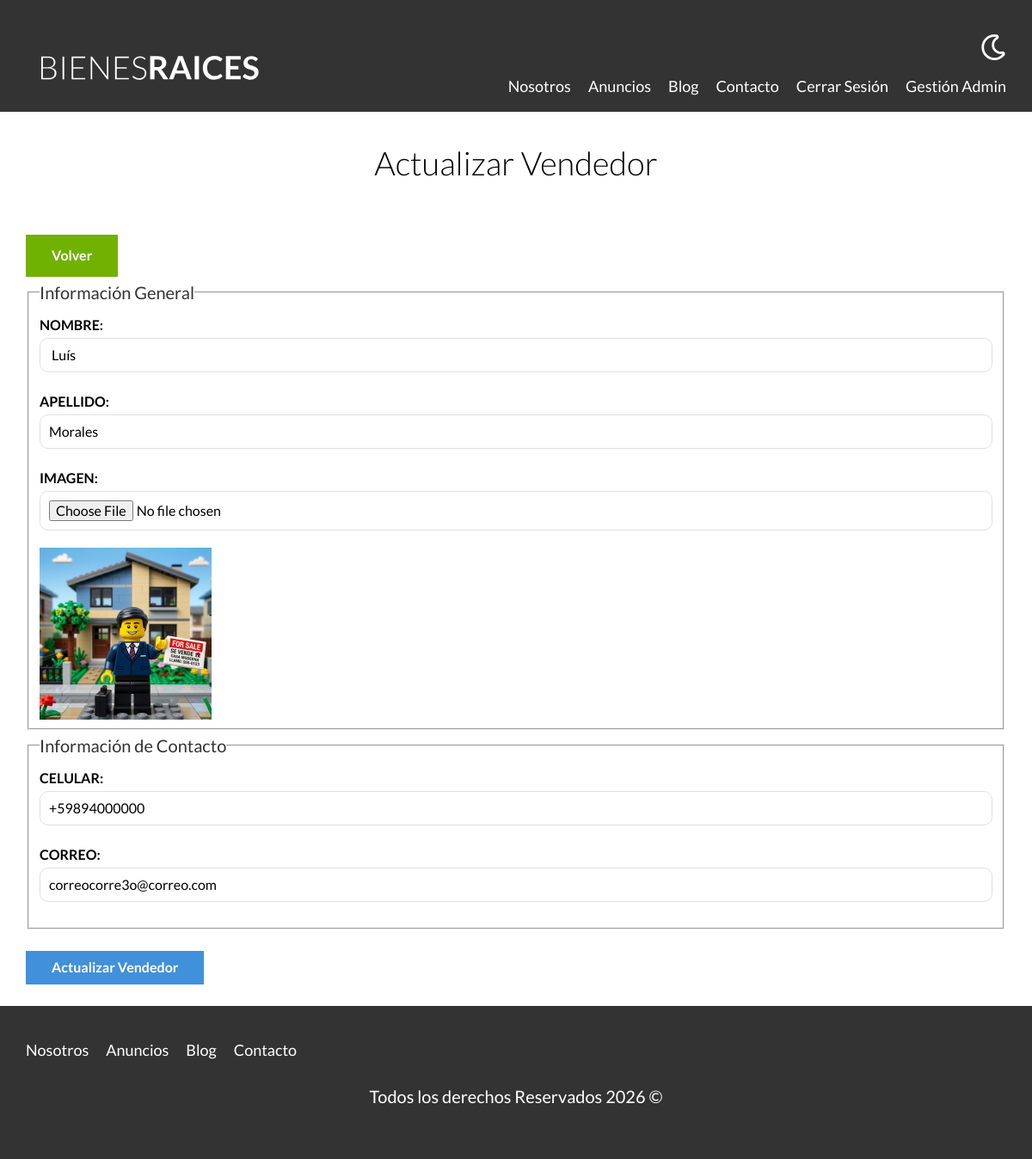
/vendedores/actualizar?id=9 (signed in), run on the app's committed database.
### tables this page shows
CREATE TABLE `vendedores` (
  `id` int NOT NULL AUTO_INCREMENT,
  `nombre` varchar(45) DEFAULT NULL,
  `apellido` varchar(45) DEFAULT NULL,
  `celular` varchar(20) DEFAULT NULL,
  `email` varchar(320) DEFAULT NULL,
  `imagen` varchar(200) DEFAULT NULL,
  `creado` date DEFAULT NULL,
  PRIMARY KEY (`id`)
);

### controllers/VendedorController.php (called while the page is built, shortened)
<?php
class VendedorController {
    public static function actualizar(Router $router) {
        $id = validarORedireccionar('/admin');
        $vendedor = Vendedor::find($id);
        $errores = Vendedor::getErrores();
        $router->render('/vendedores/actualizar', [
            'vendedor' => $vendedor,
            'errores' => $errores
        ]);
    }
}

### public/index.php (called while the page is built, shortened)
<?php
$router = new Router();
$router->get('/admin', [PropiedadController::class, 'index'] );
$router->get('/propiedades/crear', [PropiedadController::class, 'crear']);
$router->post('/propiedades/crear', [PropiedadController::class, 'crear']);
$router->get('/propiedades/actualizar', [PropiedadController::class, 'actualizar']);
$router->post('/propiedades/actualizar', [PropiedadController::class, 'actualizar']);
$router->post('/propiedades/eliminar', [PropiedadController::class, 'eliminar']);
$router->get('/vendedores/crear', [VendedorController::class, 'crear']);
$router->post('/vendedores/crear', [VendedorController::class, 'crear']);
$router->get('/vendedores/actualizar', [VendedorController::class, 'actualizar']);
$router->post('/vendedores/actualizar', [VendedorController::class, 'actualizar']);
$router->post('/vendedores/eliminar', [VendedorController::class, 'eliminar']);
$router->get('/blog/crear', [EntradaController::class, 'crear']);
$router->post('/blog/crear', [EntradaController::class, 'crear']);
$router->get('/blog/actualizar', [EntradaController::class, 'actualizar']);
$router->post('/blog/actualizar', [EntradaController::class, 'actualizar']);
$router->post('/blog/eliminar', [EntradaController::class, 'eliminar']);
$router->get('/', [PaginasController::class, 'index']);
$router->get('/nosotros', [PaginasController::class, 'nosotros']);
$router->get('/propiedades', [PaginasController::class, 'propiedades']);
$router->get('/propiedad', [PaginasController::class, 'propiedad']);
$router->get('/blog', [PaginasController::class, 'blog']);
$router->get('/entrada', [PaginasController::class, 'entrada']);
$router->get('/contacto', [PaginasController::class, 'contacto']);
$router->post('/contacto', [PaginasController::class, 'contacto']);
$router->get('/login', [LoginController::class, 'login']);
$router->post('/login', [LoginController::class, 'login']);
$router->get('/logout', [LoginController::class, 'logout']);
$router->comprobarRutas();

### includes/funciones.php (called while the page is built, shortened)
<?php
function s($html) : string {
    $s = htmlspecialchars($html);
    return $s;
}
function validarORedireccionar(string $url) {
    $id = $_GET['id'];
    $id = filter_var($id, FILTER_VALIDATE_INT);
    return $id;
}

### models/ActiveRecord.php (called while the page is built, shortened)
<?php
class ActiveRecord {
    protected static $db;
    protected static $tabla = '';
    public static function setDB($database) {
        self::$db = $database;
    }
    public static function find($id) {
        $query = "SELECT * FROM " . static::$tabla . " WHERE id = $id";
        $resultado = self::consultarSQL($query);
        return array_shift($resultado);
    }
    public static function consultarSQL($query) {
        $resultado = self::$db->query($query);
        $array = [];
        while($registro = $resultado->fetch_assoc()) {
            $array[] = static::crearObjeto($registro);
        }
        return $array;
    }
    protected static function crearObjeto($registro) {
        $objeto = new static;
        foreach($registro as $key => $value) {
            if (property_exists($objeto, $key)) {
                $objeto->$key = $value;
            }
        }
        return $objeto;
    }
}

### views/vendedores/fromularios_vendedores.php (the view)
 <fieldset>
    <legend>Información General</legend>
    <label for="nombre">Nombre:</label>
    <input type="text" id="nombre" name="vendedor[nombre]" placeholder="Coloca tú nombre" value="<?php echo s($vendedor->nombre); ?>">
    <label for="apellido">Apellido:</label>
    <input type="text" id="apellido" name="vendedor[apellido]" placeholder="Coloca tú apellido" value="<?php echo s($vendedor->apellido); ?>">
    <label for="imagen">imagen:</label>
    <input type="file" id="imagen" accept="image/jpeg, imag/png" name="vendedor[imagen]">
    <?php if($vendedor->imagen) { ?>
        <img src="/imagenes/<?php echo $vendedor->imagen; ?>" class="imagen-small" alt="">
    <?php } ?>
</fieldset>
 <fieldset>
    <legend>Información de Contacto</legend>
    <label for="celular">Celular:</label>
    <input type="tel" id="celular" name="vendedor[celular]" placeholder="Coloca tú celular" value="<?php echo s($vendedor->celular); ?>">
    <label for="email">Correo:</label>
    <input type="email" id="email" name="vendedor[email]" placeholder="Coloca tú correo" value="<?php echo s($vendedor->email); ?>">
</fieldset>

### public/build/css/app.css (style rules this page uses)
html { -webkit-text-size-adjust:100%;line-height:1.15 }
body { margin:0 }
img { border-style:none }
button,input,optgroup,select,textarea { font-family:inherit;font-size:100%;line-height:1.15;margin:0 }
button,input { overflow:visible }
fieldset { padding:.35em .75em .625em }
legend { box-sizing:border-box;color:inherit;display:table;max-width:100%;padding:0;white-space:normal }
html { box-sizing:border-box;font-size:62.5% }
*,:after,:before { box-sizing:inherit }
body { font-family:Lato,sans-serif;font-size:1.6rem;line-height:1.8 }
img,picture { display:block;width:100% }
.formulario legend { color:#333;font-size:2rem }
.formulario label { display:block;font-weight:700;text-transform:uppercase }
.formulario input:not([type=submit]),.formulario select,.formulario textarea { background-color:#fff;border:1px solid #e1e1e1;border-radius:1rem;display:block;margin-bottom:2rem;padding:1rem;width:100% }
.imagen-small { width:20rem }

### data on the page
vendedores: nombre "Luís", apellido "Morales", imagen (picture), celular "+59894000000", email "correocorre3o@correo.com"
